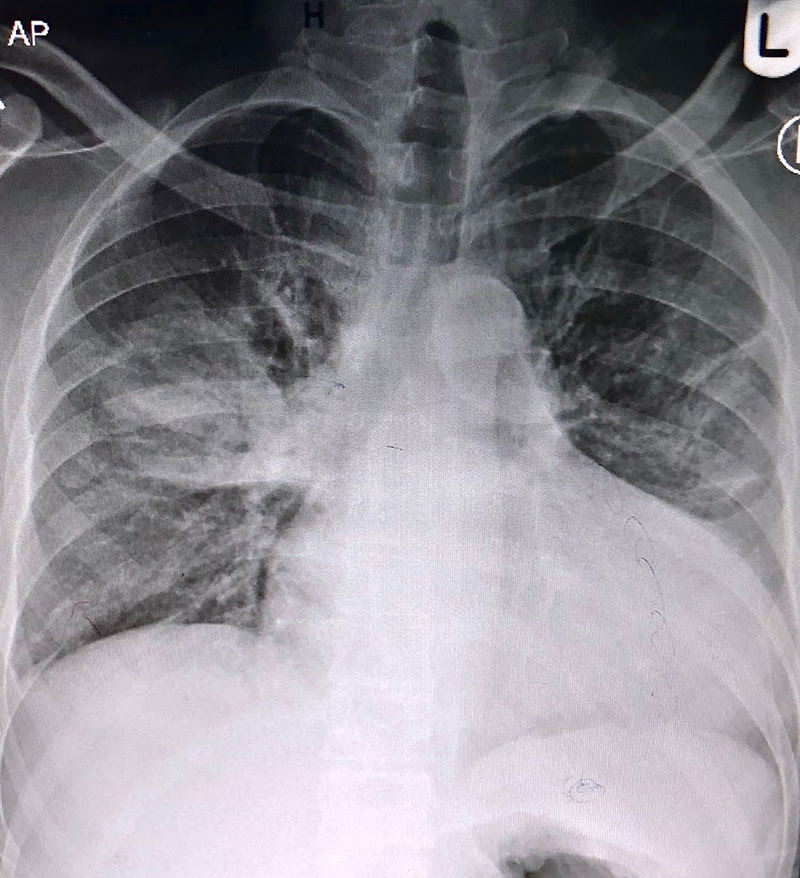
#> input picture images/test.jpg, 800 x 878 px
$ python ip.py
#> lines starting #> are read from the running program, lines starting #| are printed output that depends on the picture
import cv2
from skimage.metrics import structural_similarity as ssim
import numpy as np
import matplotlib.pyplot as plt

def yeni_filter(image, alpha=2):
    # Initialize forward and backward filters
#> called with alpha = 5
    forward = np.zeros_like(image, dtype=np.float32)
    backward = np.zeros_like(image, dtype=np.float32)
    height, width = image.shape
#> height = 878; width = 800

    # Forward filter
    for m in range(height):
        for n in range(1, width):
            edge_signal = abs(forward[m, n - 1] - image[m, n])
            A = 1 - (edge_signal / 255.0) ** alpha
            A = max(0, min(A, 1))
            forward[m, n] = A * forward[m, n - 1] + (1 - A) * image[m, n]
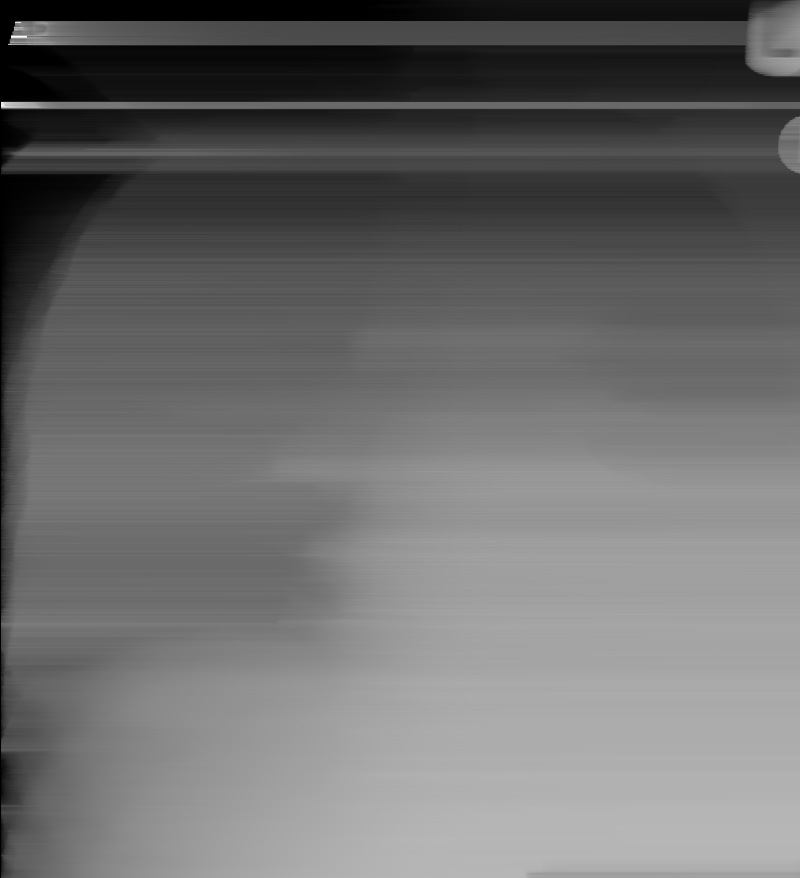
#> forward: shape (878, 800) float32; min 0, max 251.3, mean 108.4

    # Backward filter
    for m in range(height):
        for n in range(width - 2, -1, -1):
            edge_signal = abs(backward[m, n + 1] - image[m, n])
            A = 1 - (edge_signal / 255.0) ** alpha
            A = max(0, min(A, 1))
            backward[m, n] = A * backward[m, n + 1] + (1 - A) * image[m, n]
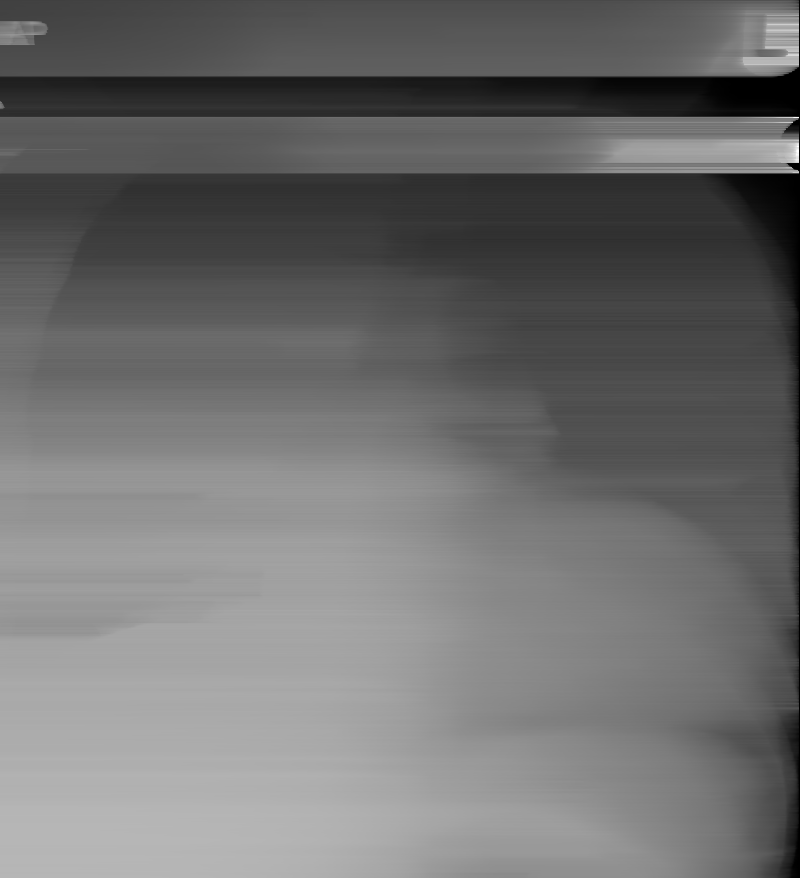
#> backward: shape (878, 800) float32; min 0, max 255, mean 110.6

    # local mean
    local_mean = (forward + backward) / 2.0

    return local_mean

def enhance_contrast(image, local_mean, gain=1):
    # Compute high-pass filter response
#> called with gain = 0.7
    detail = image - local_mean
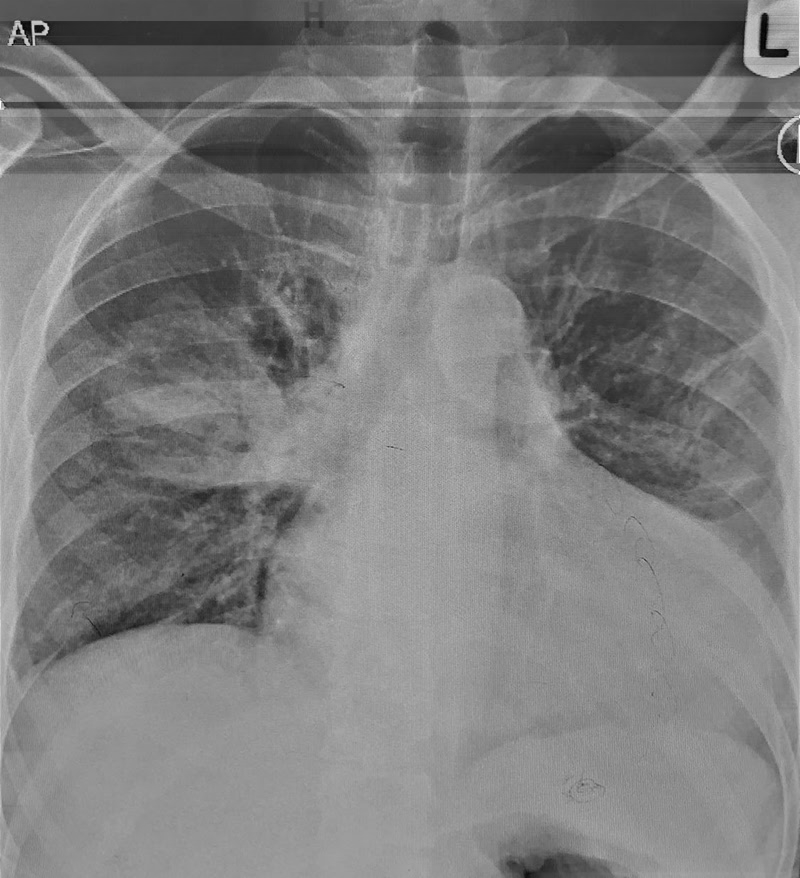
#> detail: shape (878, 800) float32; min -131.3, max 196.6, mean 30.1; drawn with min black and max white
    enhanced = image + gain * detail
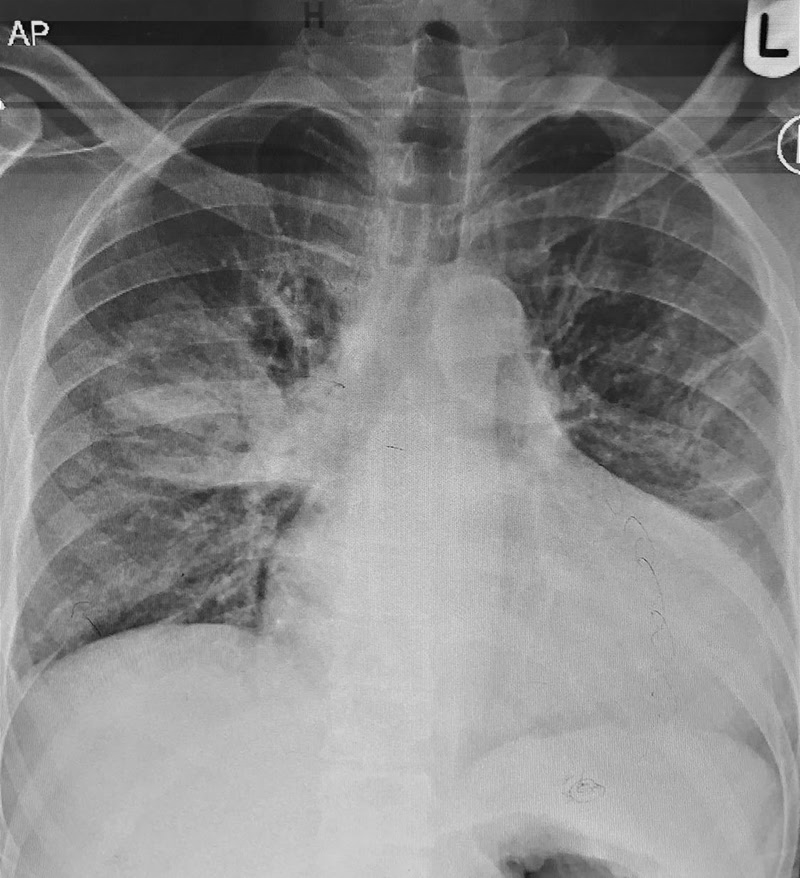
#> enhanced: shape (878, 800) float32; min -91.94, max 391.1, mean 160.6; drawn with min black and max white
    return np.clip(enhanced, 0, 255).astype(np.uint8)
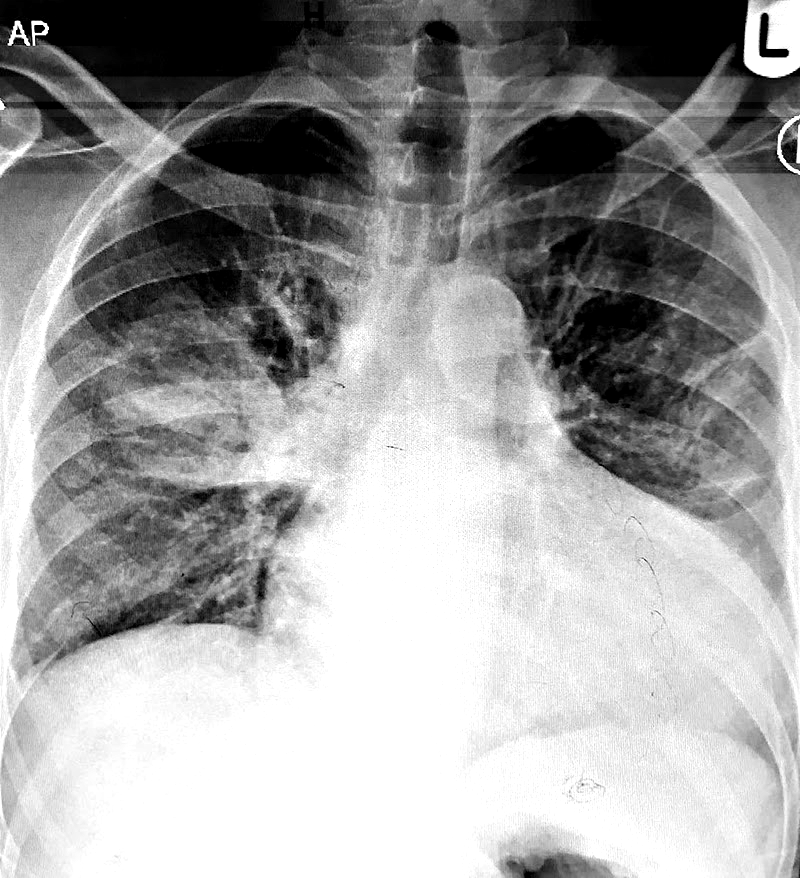
#> returned value: shape (878, 800); min 0, max 255, mean 157.7

def adaptive_histogram_equalization(image):
    clahe = cv2.createCLAHE(clipLimit=2.0, tileGridSize=(8, 8))
    return clahe.apply(image)
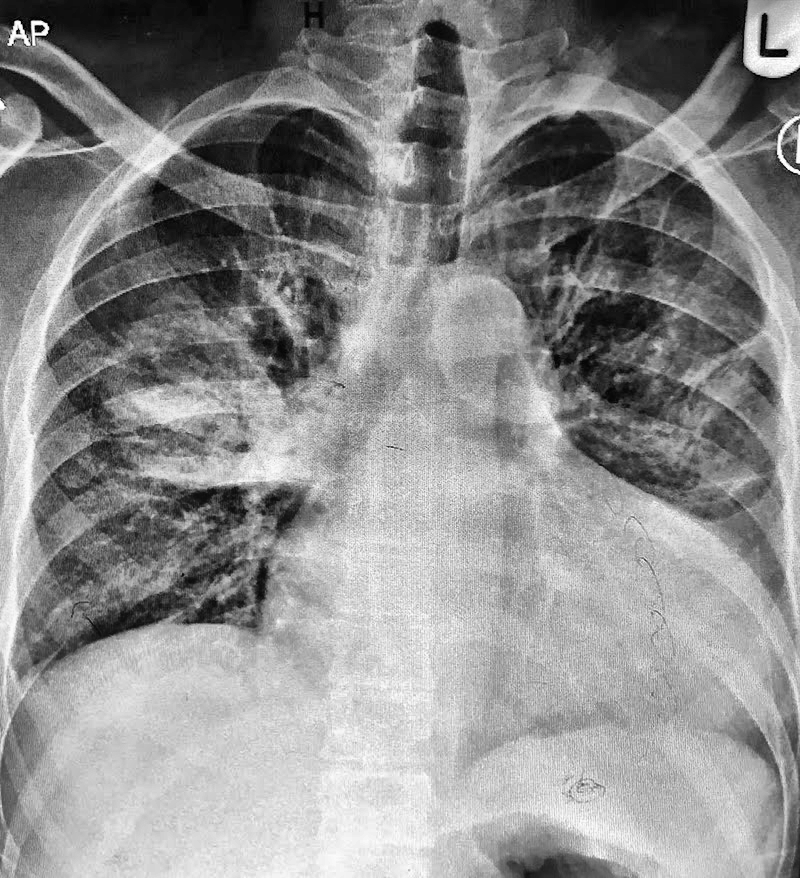
#> returned value: shape (878, 800); min 1, max 255, mean 140.5

def unsharp_masking(image, strength=1.5, blur_size=5):
#> called with strength = 1.5, blur_size = 5
    blurred = cv2.GaussianBlur(image, (blur_size, blur_size), 0)
    detail = cv2.addWeighted(image, 1 + strength, blurred, -strength, 0)
    return np.clip(detail, 0, 255).astype(np.uint8)

def calculate_metrics(original, enhanced):
    # Calculate PSNR
    psnr = cv2.PSNR(original, enhanced)
    # Calculate SSIM
    ssim_value, _ = ssim(original, enhanced, full=True)
    return psnr, ssim_value

def compare_methods(input_image_path):
    input_image = cv2.imread(input_image_path, cv2.IMREAD_GRAYSCALE)
    # YENI Filter
    local_mean = yeni_filter(input_image, alpha=5)
    yeni_image = enhance_contrast(input_image, local_mean, gain=0.7)
    # Adaptive Histogram Equalization
    ahe_image = adaptive_histogram_equalization(input_image)
    # Unsharp Masking
    um_image = unsharp_masking(input_image)
    # Metrics
    methods = {"YENI": yeni_image, "AHE": ahe_image, "Unsharp Masking": um_image}
    metrics = {}
    for method, img in methods.items():
        psnr, ssim_value = calculate_metrics(input_image, img)
        metrics[method] = {"PSNR": psnr, "SSIM": ssim_value}
#> this loop made 3 passes
#> (method, psnr, ssim_value) on passes 1 to 3: ('YENI', 18.57, 0.815), ('AHE', 19.17, 0.814), ('Unsharp Masking', 31.81, 0.876)
#> after the loop, metrics = 3 items

    print("Metrics Comparison:")
    for method, metric in metrics.items():
        print(f"{method} - PSNR: {metric['PSNR']:.2f}, SSIM: {metric['SSIM']:.4f}")
#> this loop made 3 passes
#| YENI - PSNR: 18.57, SSIM: 0.8146
#| AHE - PSNR: 19.17, SSIM: 0.8143
#| Unsharp Masking - PSNR: 31.81, SSIM: 0.8759
    plt.figure(figsize=(10, 5))
    plt.subplot(1, 4, 1)
    plt.imshow(input_image, cmap="gray")
    plt.title("Original")
    plt.axis("off")

    plt.subplot(1, 4, 2)
    plt.imshow(yeni_image, cmap="gray")
    plt.title("YENI Filter")
    plt.axis("off")

    plt.subplot(1, 4, 3)
    plt.imshow(ahe_image, cmap="gray")
    plt.title("AHE (CLAHE)")
    plt.axis("off")

    plt.subplot(1, 4, 4)
    plt.imshow(um_image, cmap="gray")
    plt.title("Unsharp Masking")
    plt.axis("off")
    plt.savefig('results/test1_result.jpg')
    plt.show()


compare_methods("images/test.jpg")
